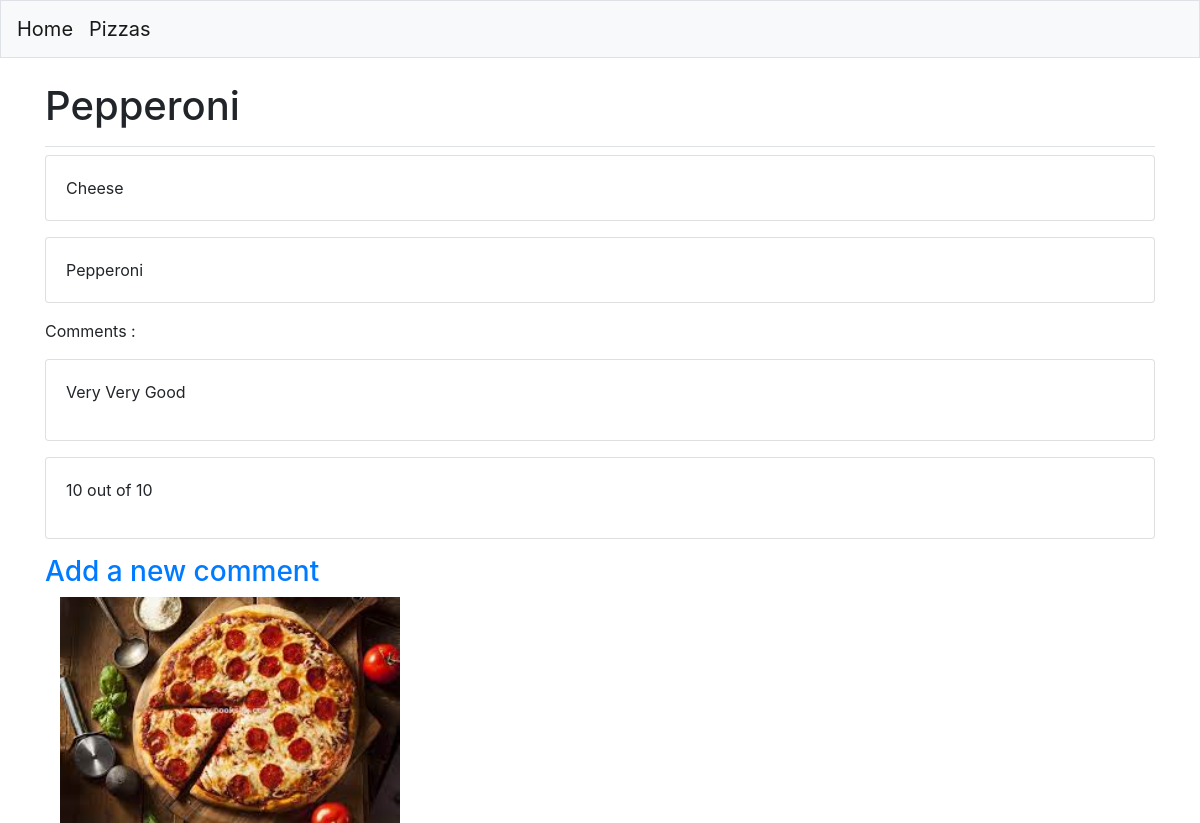
The app's page /pizzas/4/ with its own data.
### MainApp/models.py (models this page shows)
class Pizza(models.Model):
    name = models.CharField(max_length=200)
    def __str__(self):
        return self.name

class Toppings(models.Model):
    pizza = models.ForeignKey(Pizza, on_delete=models.CASCADE)
    name = models.CharField(max_length=200)
    class Meta:
        verbose_name_plural = 'toppings'
    def __str__(self):
        return self.name

class Comment(models.Model):
    pizza = models.ForeignKey(Pizza, on_delete=models.CASCADE)
    comment = models.TextField()
    date_added = models.DateTimeField(auto_now_add=True)
    class Meta:
        verbose_name_plural = 'Comments'
    def __str__(self):
        return f"{self.comment[:300]}"

class Image(models.Model):
    pizza = models.ForeignKey(Pizza, on_delete=models.CASCADE)
    image = models.ImageField(upload_to='images/')

### MainApp/views.py (the view)
# urls.py: path('pizzas/<int:pizza_id>/', views.pizza, name='pizza'),
def pizza(request, pizza_id):
    pizza = Pizza.objects.get(id=pizza_id)
    toppings = pizza.toppings_set.all()
    comments = pizza.comment_set.all()
    if request.method == 'GET':
        image = pizza.image_set.all()
    context = {'pizza':pizza, 'toppings':toppings, 'comments':comments, 'image':image}
    return render(request, 'MainApp/pizza.html', context)

### MainApp/templates/mainapp/pizza.html
{% extends "MainApp/base.html" %}
{% block page_header %}
    <h1>{{ pizza }}</h1>
{% endblock page_header %}
{% block content %}
        {% for t in toppings %}
            <div class='card mb-3'>
                <div class='card-body'>
                    {{ t }}
                </div>
            </div>
        {% empty %}
            <p>This pizza has no available toppings</p>
        {% endfor %}
        <p>Comments : </p>
        {% for c in comments %}
            <div class="card mb-3">
                <div class = "card-body">
                    {{ c|linebreaks}}
                </div>
            </div>
        {% empty %}
            <p>There have been no comments made yet for this pizza.</p>
        {% endfor %}
        <h3><a href="{% url 'MainApp:comment' pizza.id %}">Add a new comment</a></h3>
        {% for i in image %}
            <div class="col-md-4">
                <img src="{{ i.image.url }}" class="img-responsive" style="width: 100%; float: left; margin-right: 10px;" />
            </div>
        {% empty %}
            <p>No image is available for this pizza.</p>
        {% endfor %}
{% endblock content %}

### records on screen
Pizza: name "Pepperoni"
Toppings: name "Cheese"
Toppings: name "Pepperoni"
Comment: comment "Very Very Good"
Comment: comment "10 out of 10"
Image: image (picture)
